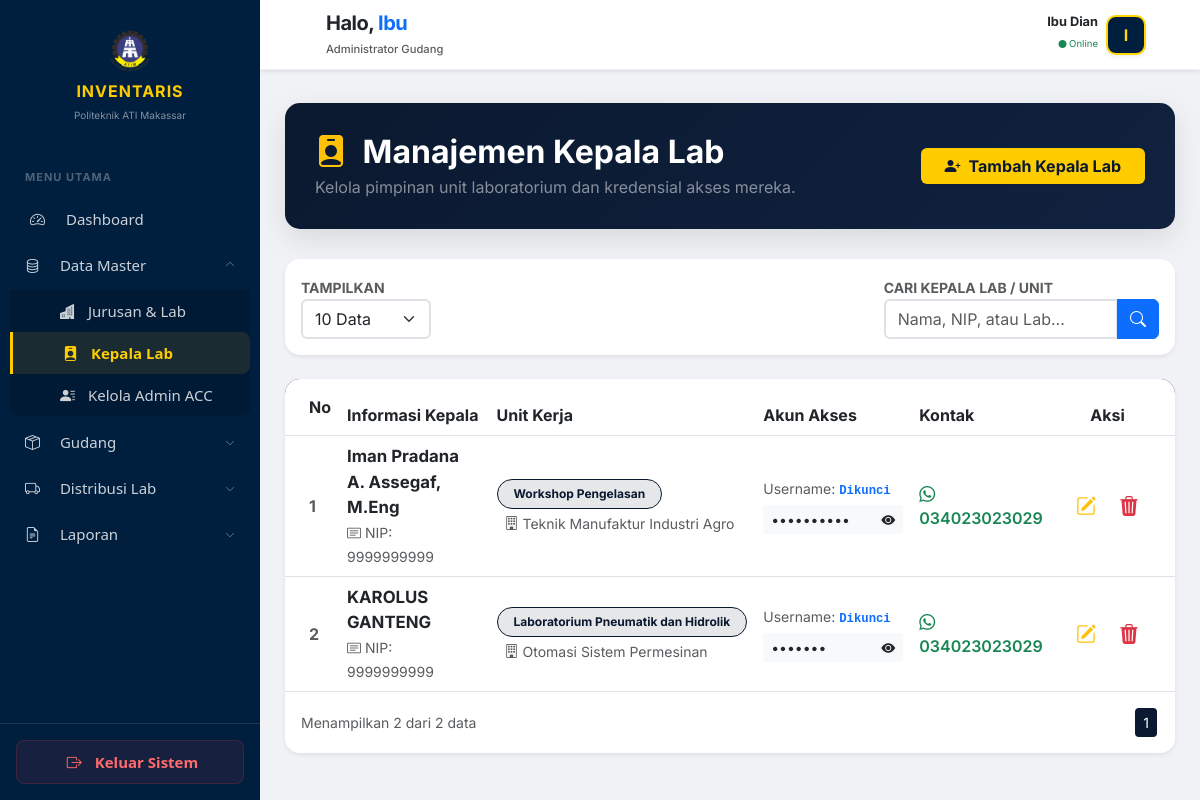
The page /modules/bahan-praktek/kepala-lab.php (signed in) on the database its author committed.
### tables this page shows
CREATE TABLE `kepala_lab` (
  `id_kepala` int NOT NULL,
  `id_lab` int DEFAULT NULL,
  `nama_kepala` varchar(100) NOT NULL,
  `username` varchar(50) DEFAULT NULL,
  `password` varchar(255) DEFAULT NULL,
  `password_plain` varchar(255) DEFAULT NULL,
  `nip` varchar(50) DEFAULT NULL,
  `kontak` varchar(20) DEFAULT NULL,
  `role` varchar(20) DEFAULT 'kepala_lab'
);

CREATE TABLE `lab` (
  `id_lab` int NOT NULL,
  `id_jurusan` int DEFAULT NULL,
  `nama_lab` varchar(100) DEFAULT NULL
);

CREATE TABLE `jurusan` (
  `id_jurusan` int NOT NULL,
  `nama_jurusan` varchar(100) DEFAULT NULL
);

### modules/bahan-praktek/kepala-lab.php (the view, shortened to what this page needs)
<?php
include "../../config/auth.php";
$limit = isset($_GET['limit']) ? (int)$_GET['limit'] : 10;
$page = isset($_GET['halaman']) ? (int)$_GET['halaman'] : 1;
$offset = ($page - 1) * $limit;
$search = isset($_GET['search']) ? mysqli_real_escape_string($conn, $_GET['search']) : '';
$whereClause = "";
$total_query = mysqli_query($conn, "SELECT COUNT(*) as total FROM kepala_lab kl JOIN lab l ON kl.id_lab = l.id_lab $whereClause");
$total_data = mysqli_fetch_assoc($total_query)['total'];
$total_pages = ceil($total_data / $limit);
$query = "SELECT kl.*, l.nama_lab, j.nama_jurusan
          FROM kepala_lab kl
          JOIN lab l ON kl.id_lab = l.id_lab
          JOIN jurusan j ON l.id_jurusan = j.id_jurusan
          $whereClause
          ORDER BY kl.id_kepala DESC
          LIMIT $offset, $limit";
$res = mysqli_query($conn, $query);
?>
<!DOCTYPE html>
<html lang="id">
<head>
    <link href="https://cdn.jsdelivr.net/npm/bootstrap@5.3.0/dist/css/bootstrap.min.css" rel="stylesheet">
    <link rel="stylesheet" href="https://cdn.jsdelivr.net/npm/bootstrap-icons@1.11.1/font/bootstrap-icons.css">
    <link href="../../assets/css/style.css" rel="stylesheet">
</head>
<body>
    <?php include "../../includes/sidebar.php"; ?>
    <main class="p-3 p-md-4" style="margin-top: 30px;"></main>
    <div class="main-content" style="margin-left: 260px; padding: 25px;">
        <?php include "../../includes/header.php"; ?>
        <div class="header-section d-flex justify-content-between align-items-center">
            <div>
                <h2 class="fw-bold mb-1"><i class="bi bi-person-badge-fill me-2 text-warning"></i> Manajemen Kepala Lab</h2>
                <p class="mb-0 text-white-50">Kelola pimpinan unit laboratorium dan kredensial akses mereka.</p>
            </div>
            <button class="btn btn-gold px-4 shadow-sm" data-bs-toggle="modal" data-bs-target="#modalTambah">
                <i class="bi bi-person-plus-fill me-2"></i>Tambah Kepala Lab
            </button>
        </div>
        <div class="card mb-4 border-0 shadow-sm" style="border-radius: 15px;">
            <div class="card-body">
                <form method="GET" class="row g-3">
                    <div class="col-md-2">
                        <label class="small fw-bold text-muted">TAMPILKAN</label>
                        <select name="limit" class="form-select border-2" onchange="this.form.submit()">
                            <option value="10" <?= $limit == 10 ? 'selected' : ''; ?>>10 Data</option>
                        </select>
                    </div>
                    <div class="col-md-6"></div>
                    <div class="col-md-4">
                        <label class="small fw-bold text-muted">CARI KEPALA LAB / UNIT</label>
                        <div class="input-group">
                            <input type="text" name="search" class="form-control border-2" placeholder="Nama, NIP, atau Lab..." value="<?= htmlspecialchars($search); ?>">
                            <button class="btn btn-primary" type="submit"><i class="bi bi-search"></i></button>
                        </div>
                    </div>
                </form>
            </div>
        </div>
        <div class="card card-table shadow-sm">
            <div class="card-body p-0">
                <div class="table-responsive">
                    <table class="table table-hover align-middle mb-0">
                        <thead class="thead-navy">
                            <tr>
                                <th class="ps-4 py-3">No</th>
                                <th>Informasi Kepala</th>
                                <th>Unit Kerja</th>
                                <th>Akun Akses</th>
                                <th>Kontak</th>
                                <th class="text-center pe-4">Aksi</th>
                            </tr>
                        </thead>
                        <tbody class="bg-white">
                            <?php
                            $no = $offset + 1;
                            if(mysqli_num_rows($res) > 0):
                                while($row = mysqli_fetch_assoc($res)): ?>
                            <tr>
                                <td class="ps-4 text-muted fw-bold"><?= $no++; ?></td>
                                <td>
                                    <div class="fw-bold text-dark" style="font-size: 1.05rem;"><?= $row['nama_kepala']; ?></div>
                                    <span class="text-muted small"><i class="bi bi-card-text me-1"></i>NIP: <?= !empty($row['nip']) ? $row['nip'] : '-'; ?></span>
                                </td>
                                <td>
                                    <span class="badge badge-lab px-3 py-2 rounded-pill mb-1"><?= $row['nama_lab']; ?></span>
                                    <div class="small text-muted ps-2"><i class="bi bi-building me-1"></i><?= $row['nama_jurusan']; ?></div>
                                </td>
                                <td>
                                    <div class="d-flex flex-column">
                                        <small class="text-muted mb-1">Username: <code class="text-primary fw-bold">Dikunci</code></small>
                                        <div class="input-group input-group-sm" style="width: 140px;">
                                            <input type="password" class="form-control border-0 bg-light" id="listPw<?= $row['id_kepala']; ?>" value="<?= $row['password_plain']; ?>" readonly>
                                            <span class="input-group-text bg-light border-0 cursor-pointer" onclick="toggleViewPw(<?= $row['id_kepala']; ?>)">
                                                <i class="bi bi-eye-fill text-navy-deep" id="iconPw<?= $row['id_kepala']; ?>"></i>
                                            </span>
                                        </div>
                                    </div>
                                </td>
                                <td>
                                    <?php if(!empty($row['kontak'])): ?>
                                        <a href="https://wa.me/<?= $row['kontak']; ?>" target="_blank" class="text-decoration-none text-success fw-semibold">
                                            <i class="bi bi-whatsapp me-1"></i><?= $row['kontak']; ?>
                                        </a>
                                    <?php else: ?>
                                        <span class="text-muted small">-</span>
                                    <?php endif; ?>
                                </td>
                                <td class="text-center pe-4">
                                    <div class="btn-group">
                                        <button class="btn btn-outline-warning border-0" data-bs-toggle="modal" data-bs-target="#modalEdit<?= $row['id_kepala']; ?>">
                                            <i class="bi bi-pencil-square fs-5"></i>
                                        </button>
                                        <button class="btn btn-outline-danger border-0" onclick="konfirmasiHapus(<?= $row['id_kepala']; ?>)">
                                            <i class="bi bi-trash3-fill fs-5"></i>
                                        </button>
                                    </div>
                                </td>
                            </tr>
                            <?php endwhile;
                            else: ?>
                            <tr><td colspan="6" class="text-center py-5 text-muted">Data kepala lab tidak ditemukan.</td></tr>
                            <?php endif; ?>
                        </tbody>
                    </table>
                </div>
            </div>
            <div class="card-footer bg-white border-0 py-3">
                <nav class="d-flex justify-content-between align-items-center">
                    <p class="text-muted small mb-0">Menampilkan <?= mysqli_num_rows($res); ?> dari <?= $total_data; ?> data</p>
                    <ul class="pagination pagination-sm mb-0">
                        <?php for($i=1; $i<=$total_pages; $i++): ?>
                        <li class="page-item <?= $page == $i ? 'active' : ''; ?>">
                            <a class="page-link" href="?halaman=<?= $i; ?>&limit=<?= $limit; ?>&search=<?= $search; ?>"><?= $i; ?></a>
                        </li>
                        <?php endfor; ?>
                    </ul>
                </nav>
            </div>
        </div>
    </div>
</body>
</html>

### assets/css/style.css (style rules this page uses)
:root { --primary-blue: #002b5c; --dark-blue: #001226; --accent-yellow: #FFD700; --text-gray: #aab7c4; --hover-bg: rgba(255, 255, 255, 0.08); --sidebar-width: 260px; }
body { font-family: 'Inter', sans-serif; background-color: #f8f9fa; margin: 0; overflow-x: hidden; }

### modules/bahan-praktek/kepala-lab.php (style rules this page uses)
:root { --navy-deep: #0a192f; --gold-accent: #ffcc00; }
body { background-color: #f0f2f5; }
.header-section { background: linear-gradient(135deg, var(--navy-deep) 0%, #112240 100%); color: white; padding: 30px; border-radius: 15px; margin-bottom: 30px; box-shadow: 0 10px 30px rgba(0,0,0,0.1); }
.btn-gold { background-color: var(--gold-accent); color: var(--navy-deep); font-weight: 700; border: none; }
.card-table { border-radius: 15px; border: none; overflow: hidden; }
.thead-navy { background-color: var(--navy-deep); color: white; }
.badge-lab { background-color: rgba(10, 25, 47, 0.1); color: var(--navy-deep); border: 1px solid var(--navy-deep); }
.cursor-pointer { cursor: pointer; }
.pagination .page-link { color: var(--navy-deep); border: none; margin: 0 2px; border-radius: 5px; }
.pagination .active .page-link { background-color: var(--navy-deep); color: white; }

### includes/sidebar.php (style rules this page uses)
:root { --sidebar-width: 260px; --navy-dark: #001f3f; --gold-poly: #ffcc00; --hover-bg: rgba(255, 204, 0, 0.15); --font-fixed: 15px !important; }
@media (min-width: 992px) { .main-content { margin-left: var(--sidebar-width) !important; } }

### rows shown on the page
kepala_lab: nama_kepala "Iman Pradana A. Assegaf, M.Eng", nip "9999999999", id_lab.nama_lab "Workshop Pengelasan", jurusan.nama_jurusan "Teknik Manufaktur Industri Agro", kontak "034023023029"
kepala_lab: nama_kepala "KAROLUS GANTENG", nip "9999999999", id_lab.nama_lab "Laboratorium Pneumatik dan Hidrolik", jurusan.nama_jurusan "Otomasi Sistem Permesinan", kontak "034023023029"

### other values the page prints
explode(' ', trim($nama_user))[0] "Ibu"
$label_welcome "Administrator Gudang"
$nama_user "Ibu Dian"
substr($nama_user, 0, 1) "I"
mysqli_num_rows($res) "2"
$total_data "2"
